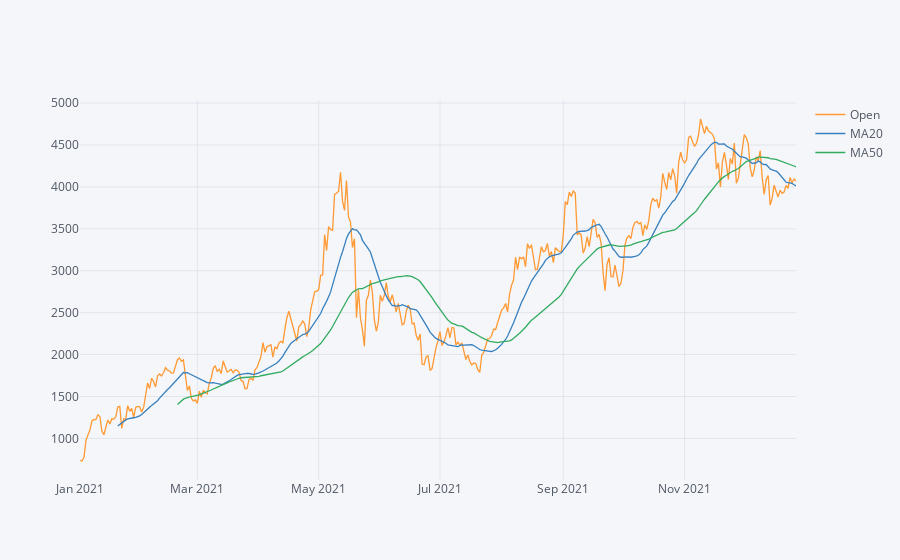

The notebook cell this image was saved under:
### Code cell
eth_data['MA20'] = eth_data['Close'].rolling(window=20).mean()
eth_data['MA50'] = eth_data['Close'].rolling(window=50).mean()
eth_data[['Open', 'MA20', 'MA50']].iplot();

### Figure 1 — Plotly figure (JSON) as saved in the notebook; plotly's stock layout.template omitted (floating-point values rounded to 4 significant figures; data arrays with more than 128 entries replaced by an {"elided": "..."} marker saying what was removed)
{"data": [{"line": {"color": "rgba(255, 153, 51, 1.0)", "dash": "solid", "shape": "linear", "width": 1.3}, "mode": "lines", "name": "Open", "text": "", "type": "scatter", "x": {"elided": "361 str values"}, "y": {"elided": "361 float values"}}, {"line": {"color": "rgba(55, 128, 191, 1.0)", "dash": "solid", "shape": "linear", "width": 1.3}, "mode": "lines", "name": "MA20", "text": "", "type": "scatter", "x": {"elided": "361 str values"}, "y": {"elided": "361 mixed values"}}, {"line": {"color": "rgba(50, 171, 96, 1.0)", "dash": "solid", "shape": "linear", "width": 1.3}, "mode": "lines", "name": "MA50", "text": "", "type": "scatter", "x": {"elided": "361 str values"}, "y": {"elided": "361 mixed values"}}], "layout": {"legend": {"bgcolor": "#F5F6F9", "font": {"color": "#4D5663"}}, "paper_bgcolor": "#F5F6F9", "plot_bgcolor": "#F5F6F9", "title": {"font": {"color": "#4D5663"}}, "xaxis": {"gridcolor": "#E1E5ED", "showgrid": true, "tickfont": {"color": "#4D5663"}, "title": {"font": {"color": "#4D5663"}, "text": ""}, "zerolinecolor": "#E1E5ED"}, "yaxis": {"gridcolor": "#E1E5ED", "showgrid": true, "tickfont": {"color": "#4D5663"}, "title": {"font": {"color": "#4D5663"}, "text": ""}, "zerolinecolor": "#E1E5ED"}}}
